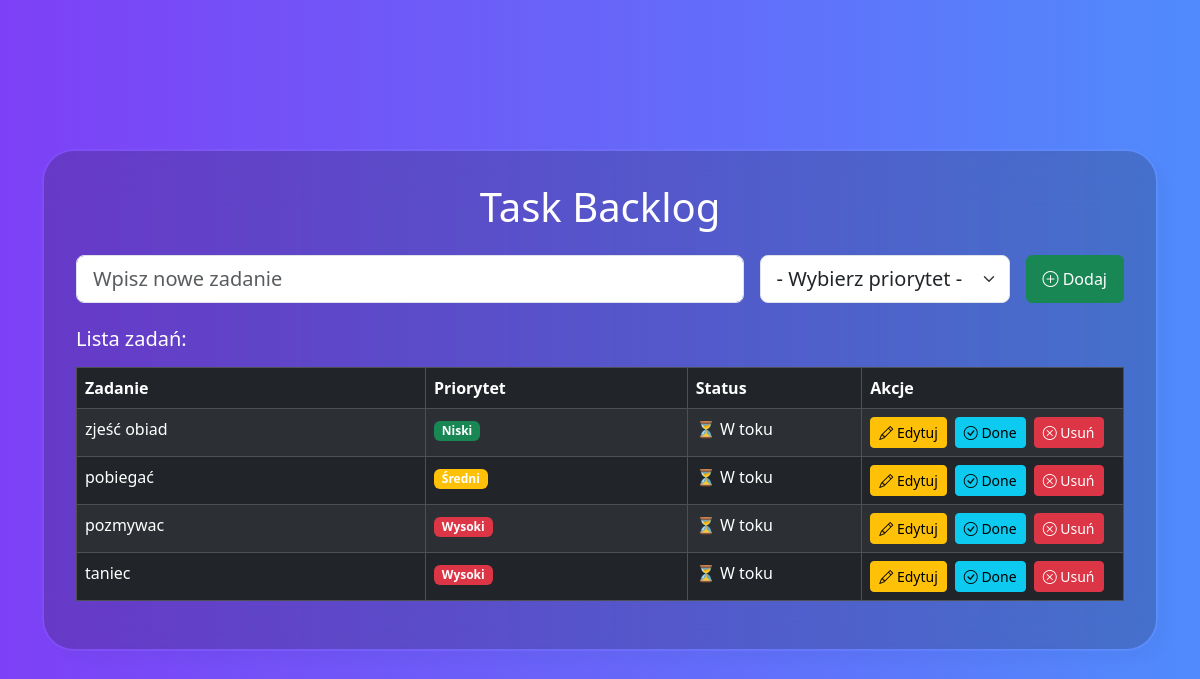
Before: / with the older database file.
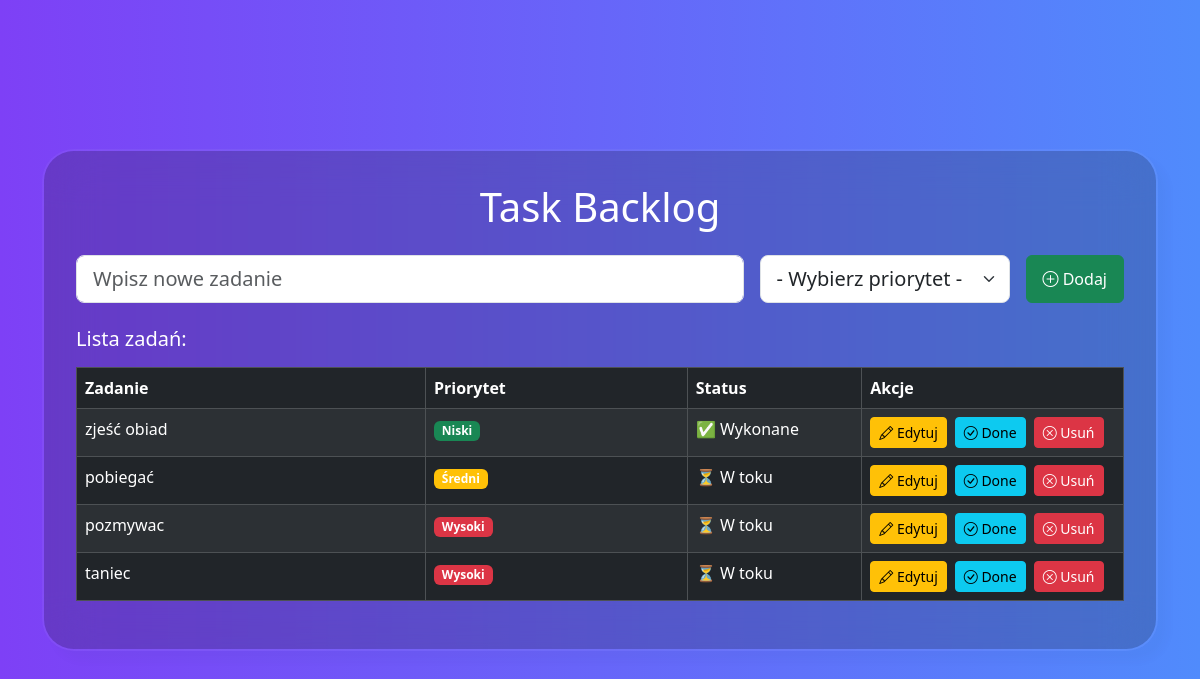
After: the same page with the newer database file.
### app.py (models this page shows, shortened)
class Task(db.Model):
    id = db.Column(db.Integer, primary_key=True)
    name = db.Column(db.String(100), nullable=False)
    priority = db.Column(db.String, nullable=False) #priority column
    is_done = db.Column(db.Boolean, default=False)

### app.py (the view, shortened to what this page needs)
@app.route('/', methods=['GET', 'POST'])
def todo():
    error_message = None
    tasks = Task.query.all()
    return render_template('todo.html', tasks=tasks)

### templates/todo.html (shortened to what this page needs)
{% extends 'base.html' %}
{% block content %}
    <h1 class="text-center mb-4">Task Backlog</h1>
    <form action="" method="POST" class="d-flex mb-4 gap-3">
        <input type="text" name="task" class="form-control form-control-lg" placeholder="Wpisz nowe zadanie" required>
        <select name="priority" class="form-select form-select-lg" required>
            <option value="" disabled selected>- Wybierz priorytet -</option>
        </select>
        <button type="submit" class="btn btn-success flex-shrink-0 px-3"><i class="bi bi-plus-circle"></i> Dodaj</button>
    </form>
    {% if tasks %}
        <h5 class="mb-3">Lista zadań:</h5>
        <table class="table table-striped table-dark table-bordered">
            <thead>
                <tr>
                    <th scope="col" class="col-4">Zadanie</th>
                    <th scope="col" class="col-3">Priorytet</th>
                    <th scope="col" class="col-2">Status</th>
                    <th scope="col" class="col-3">Akcje</th>
                </tr>
            </thead>
            <tbody>
                {% for task in tasks %}
                    <tr class="{% if task.is_done %}bg-secondaryh{% endif %}">
                        <td>{{ task.name }}</td>
                        <td>
                            <span class="badge
                                {% if task.priority == 'low' %} bg-success
                                {% elif task.priority == 'medium' %} bg-warning
                                {% else %} bg-danger
                                {% endif %}">
                                {% if task.priority == 'low' %}
                                    Niski
                                {% elif task.priority == 'medium' %}
                                    Średni
                                {% else %}
                                    Wysoki
                                {% endif %}
                            </span>
                        </td>
                        <td>
                            {% if task.is_done %}
                                ✅ Wykonane
                            {% else %}
                                ⏳ W toku
                            {% endif %}
                        </td>
                        <td>
                            <div class="d-flex justify-content-start gap-2">
                                <a href="{{ url_for('edit_task', task_id=task.id) }}" class="btn btn-warning btn-sm">
                                    <i class="bi bi-pencil"></i> Edytuj
                                </a>
                                <form action="{{ url_for('toggle_done', task_id=task.id) }}" method="POST">
                                    <button type="submit" class="btn btn-info btn-sm">
                                        <i class="bi bi-check-circle"></i> Done
                                    </button>
                                </form>
                                <form action="{{ url_for('delete_task', task_id=task.id) }}" method="POST">
                                    <button type="submit" class="btn btn-danger btn-sm">
                                        <i class="bi bi-x-circle"></i> Usuń
                                    </button>
                                </form>
                            </div>
                        </td>
                    </tr>
                {% endfor %}
            </tbody>
        </table>
    {% else %}
        <p class="text-muted text-center mt-3">Brak aktualnie zadań. Dodaj coś.</p>
    {% endif %}
{% endblock %}

### templates/base.html (shortened to what this page needs)
<!DOCTYPE html>
<html lang="en">
<head>
    <link href="https://cdn.jsdelivr.net/npm/bootstrap@5.3.2/dist/css/bootstrap.min.css" rel="stylesheet">
    <link href="https://cdn.jsdelivr.net/npm/bootstrap-icons/font/bootstrap-icons.css" rel="stylesheet">
    <link rel="stylesheet" href="{{ url_for('static', filename='styles.css') }}">
</head>
<body class="gradient-custom-2">
    <div class="container d-flex justify-content-center">
        <div class="mask-custom">
            {% block content %}{% endblock %}
        </div>
    </div>
</body>
</html>

### static/styles.css (style rules this page uses)
.gradient-custom-2 { background: linear-gradient(to right, rgba(126, 64, 246, 1), rgba(80, 139, 252, 1)); min-height: 100vh; display: flex; justify-content: center; align-items: center; padding: 20px; }
.mask-custom { background: rgba(24, 24, 16, 0.2); border-radius: 2em; backdrop-filter: blur(25px); border: 2px solid rgba(255, 255, 255, 0.05); background-clip: padding-box; box-shadow: 10px 10px 10px rgba(46, 54, 68, 0.03); padding: 2rem; max-width: 100%; width: 100%; box-sizing: border-box; min-width: 300px; color: white; }
.form-select.form-select-lg { max-width: 250px; padding-right: 2.5rem; }

Changed rows visible on the page:
changed Task "zjeść obiad": is_done "⏳ W toku" → "✅ Wykonane"
